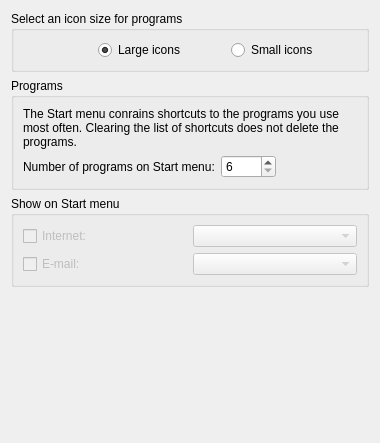
<?xml version="1.0" encoding="UTF-8"?>
<ui version="4.0">
 <class>StartWinXPWidget</class>
 <widget class="QWidget" name="StartWinXPWidget">
  <property name="geometry">
   <rect>
    <x>0</x>
    <y>0</y>
    <width>380</width>
    <height>443</height>
   </rect>
  </property>
  <property name="sizePolicy">
   <sizepolicy hsizetype="Fixed" vsizetype="Fixed">
    <horstretch>0</horstretch>
    <verstretch>0</verstretch>
   </sizepolicy>
  </property>
  <property name="minimumSize">
   <size>
    <width>380</width>
    <height>443</height>
   </size>
  </property>
  <property name="maximumSize">
   <size>
    <width>486</width>
    <height>443</height>
   </size>
  </property>
  <property name="windowTitle">
   <string>Form</string>
  </property>
  <layout class="QGridLayout" name="gridLayout_4">
   <item row="0" column="0">
    <widget class="QGroupBox" name="selectGroupBox">
     <property name="title">
      <string>Select an icon size for programs</string>
     </property>
     <layout class="QGridLayout" name="gridLayout">
      <item row="0" column="0">
       <spacer name="horizontalSpacer_2">
        <property name="orientation">
         <enum>Qt::Horizontal</enum>
        </property>
        <property name="sizeType">
         <enum>QSizePolicy::Maximum</enum>
        </property>
        <property name="sizeHint" stdset="0">
         <size>
          <width>75</width>
          <height>20</height>
         </size>
        </property>
       </spacer>
      </item>
      <item row="0" column="1">
       <widget class="QRadioButton" name="largeRadioButton">
        <property name="text">
         <string>Large icons</string>
        </property>
        <property name="checked">
         <bool>true</bool>
        </property>
       </widget>
      </item>
      <item row="0" column="2">
       <widget class="QRadioButton" name="smallRadioButton">
        <property name="text">
         <string>Small icons</string>
        </property>
       </widget>
      </item>
     </layout>
    </widget>
   </item>
   <item row="1" column="0">
    <widget class="QGroupBox" name="programsGroupBox">
     <property name="title">
      <string>Programs</string>
     </property>
     <layout class="QGridLayout" name="gridLayout_2">
      <item row="1" column="0">
       <widget class="QLabel" name="numberOfLabel">
        <property name="text">
         <string>Number of programs on Start menu:</string>
        </property>
        <property name="buddy">
         <cstring>numberOfSpinBox</cstring>
        </property>
       </widget>
      </item>
      <item row="1" column="1">
       <widget class="QSpinBox" name="numberOfSpinBox">
        <property name="sizePolicy">
         <sizepolicy hsizetype="Fixed" vsizetype="Fixed">
          <horstretch>0</horstretch>
          <verstretch>0</verstretch>
         </sizepolicy>
        </property>
        <property name="minimumSize">
         <size>
          <width>55</width>
          <height>0</height>
         </size>
        </property>
        <property name="specialValueText">
         <string>6</string>
        </property>
       </widget>
      </item>
      <item row="1" column="2">
       <spacer name="horizontalSpacer">
        <property name="orientation">
         <enum>Qt::Horizontal</enum>
        </property>
        <property name="sizeHint" stdset="0">
         <size>
          <width>65</width>
          <height>20</height>
         </size>
        </property>
       </spacer>
      </item>
      <item row="0" column="0" colspan="3">
       <widget class="QLabel" name="label">
        <property name="text">
         <string>The Start menu conrains shortcuts to the programs you use most often. Clearing the list of shortcuts does not delete the programs.</string>
        </property>
        <property name="wordWrap">
         <bool>true</bool>
        </property>
       </widget>
      </item>
     </layout>
    </widget>
   </item>
   <item row="2" column="0">
    <widget class="QGroupBox" name="menuGroupBox">
     <property name="title">
      <string>Show on Start menu</string>
     </property>
     <layout class="QGridLayout" name="gridLayout_3">
      <item row="0" column="0">
       <widget class="QCheckBox" name="internetCheckBox">
        <property name="enabled">
         <bool>false</bool>
        </property>
        <property name="text">
         <string>Internet:</string>
        </property>
       </widget>
      </item>
      <item row="0" column="1">
       <widget class="QComboBox" name="internetComboBox">
        <property name="enabled">
         <bool>false</bool>
        </property>
       </widget>
      </item>
      <item row="1" column="0">
       <widget class="QCheckBox" name="emailCheckBox">
        <property name="enabled">
         <bool>false</bool>
        </property>
        <property name="text">
         <string>E-mail:</string>
        </property>
       </widget>
      </item>
      <item row="1" column="1">
       <widget class="QComboBox" name="emailComboBox">
        <property name="enabled">
         <bool>false</bool>
        </property>
       </widget>
      </item>
     </layout>
    </widget>
   </item>
   <item row="3" column="0">
    <spacer name="verticalSpacer">
     <property name="orientation">
      <enum>Qt::Vertical</enum>
     </property>
     <property name="sizeHint" stdset="0">
      <size>
       <width>348</width>
       <height>112</height>
      </size>
     </property>
    </spacer>
   </item>
  </layout>
 </widget>
 <tabstops>
  <tabstop>largeRadioButton</tabstop>
  <tabstop>smallRadioButton</tabstop>
  <tabstop>numberOfSpinBox</tabstop>
  <tabstop>internetCheckBox</tabstop>
  <tabstop>internetComboBox</tabstop>
  <tabstop>emailCheckBox</tabstop>
  <tabstop>emailComboBox</tabstop>
 </tabstops>
 <resources/>
 <connections/>
</ui>
